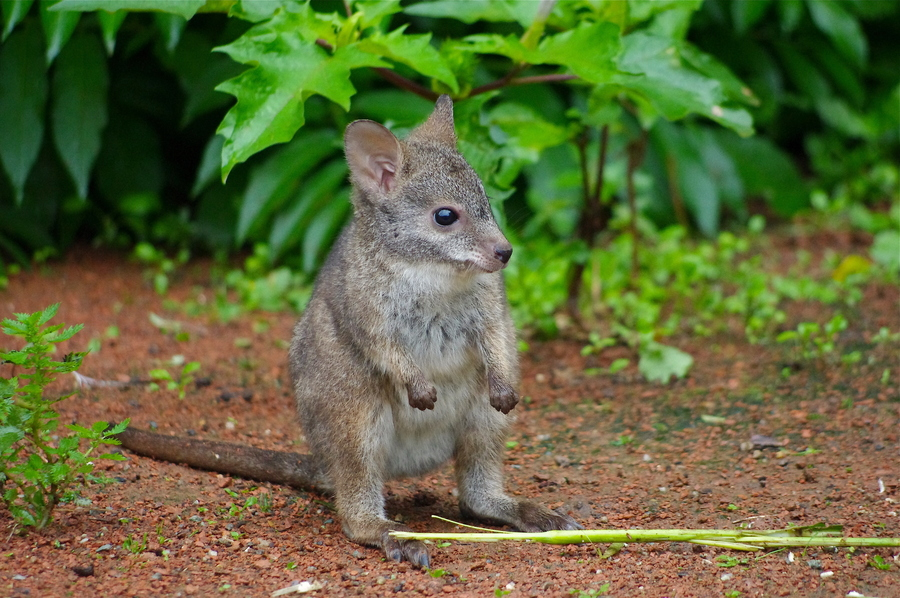
#> input picture wallaby.jpg, 900 x 598 px
$ python pixel.py
#> lines starting #> are read from the running program, lines starting #| are printed output that depends on the picture; after the words box and inside, x2 and y2 are one past the last pixel; in counts of white or black regions, pixels touching at a corner belong together
"""
Pixelates a given image.

Authors: Anil Patel, Onur Talu
"""
import math
import matplotlib.pyplot as plt
import numpy as np
import PIL.Image as Image


def load_img(filename):
    """
    load an image from a file and return it as an array of rgb values.
    """
#> called with filename = 'wallaby.jpg'
    img = Image.open(filename, 'r')
#> img is the input picture: PIL image 900x598 RGB; mean R, G, B 95.9, 104.5, 58.6
    data = np.array(img)
    return data


def get_square(array, row, col, size):
    """
    gets all of the pixels of a supersquare in the array for a given row,
    column, and size for each superpixel.
    """

    # figure out where in the full image array the pixels are
    firstcol = col*size
    firstrow = row*size
    lastcol = firstcol+size
    lastrow = firstrow+size

    # return only those pixels we've determined to be in the desired superpixel
    pixels = array[firstcol:lastcol, firstrow:lastrow, :]
    return pixels


def average_square(pixels):
    """
    Take in a list of pixels and return the average rgb values of the list
    """

    # unpack all values of each color from all pixels
    red = pixels[:, :, 0]
    green = pixels[:, :, 1]
    blue = pixels[:, :, 2]

    # calculate number of pixels being input
    num_pix = red.shape[0]**2

    # sum color values and divide to get the average value
    avg_r = np.sum(red)/num_pix
    avg_g = np.sum(green)/num_pix
    avg_b = np.sum(blue)/num_pix

    return [avg_r, avg_g, avg_b]


def get_pixel(super_pixel):
    """
    creates a superpixel matrix consisting of all the average rgb values
    """

    values = average_square(super_pixel)   # grab average rgb values
    pix = super_pixel.shape[0]             # determine pixel side length
    size = (pix, pix)                       # make a tuple of superpixel size

    # unpack rgb averages
    red_val = values[0]
    green_val = values[1]
    blue_val = values[2]

    # create matrices of superpixel size with all average values
    red_matrix = red_val * np.ones(size)
    green_matrix = green_val * np.ones(size)
    blue_matrix = blue_val * np.ones(size)

    # stack matrices on top of each other
    final = np.dstack((red_matrix, green_matrix, blue_matrix))
    return final


def pixelate_dat_ish(file_name, pixel_size):
    """
    combine all functions into a fully pixelated image
    """
#> called with file_name = 'wallaby.jpg', pixel_size = 25

    array = load_img(file_name)     # create the image array
    size = array.shape              # determine size of the pic
#> size = (598, 900, 3)
    height = size[0]                # height of the pic
#> height = 598
    width = size[1]                 # width of the pic
#> width = 900

    squaresize = pixel_size                    # side length of superpixel
    numcols = math.floor(width/squaresize)     # number of columns rounded down
#> numcols = 36
    numrows = math.floor(height/squaresize)    # number of rows rounded down
#> numrows = 23

    # create an empty array to add to
    pixelated = np.empty((height, width, 3))

    for col in range(0, numcols):
        for row in range(0, numrows):
            pixels = get_square(array, col, row, squaresize)
            super_pixel = get_pixel(pixels)

            firstcol = col*pixel_size
            lastcol = firstcol+pixel_size

            firstrow = row*pixel_size
            lastrow = firstrow+pixel_size
            pixelated[firstrow:lastrow, firstcol:lastcol, :] = super_pixel
#> this loop made 36 passes
#> pass 1, in get_square, `pixels = array[firstcol:lastcol, firstrow:lastrow, :]`:
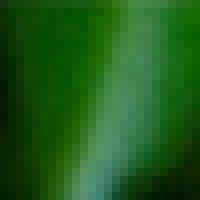
#> pixels: shape (25, 25, 3) (shown 8 times larger); mean R, G, B 29.7, 91.7, 26.6
#> pass 1, in average_square, `red = pixels[:, :, 0]`:
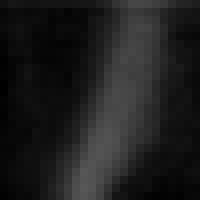
#> red: shape (25, 25) (shown 8 times larger); min 0, max 87, mean 29.7
#> pass 1, in average_square, `green = pixels[:, :, 1]`:
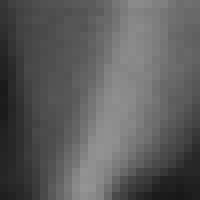
#> green: shape (25, 25) (shown 8 times larger); min 24, max 147, mean 91.7
#> pass 1, in average_square, `blue = pixels[:, :, 2]`:
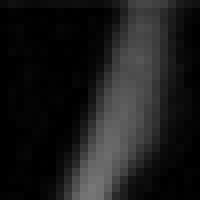
#> blue: shape (25, 25) (shown 8 times larger); min 0, max 119, mean 26.6
#> after the loop:
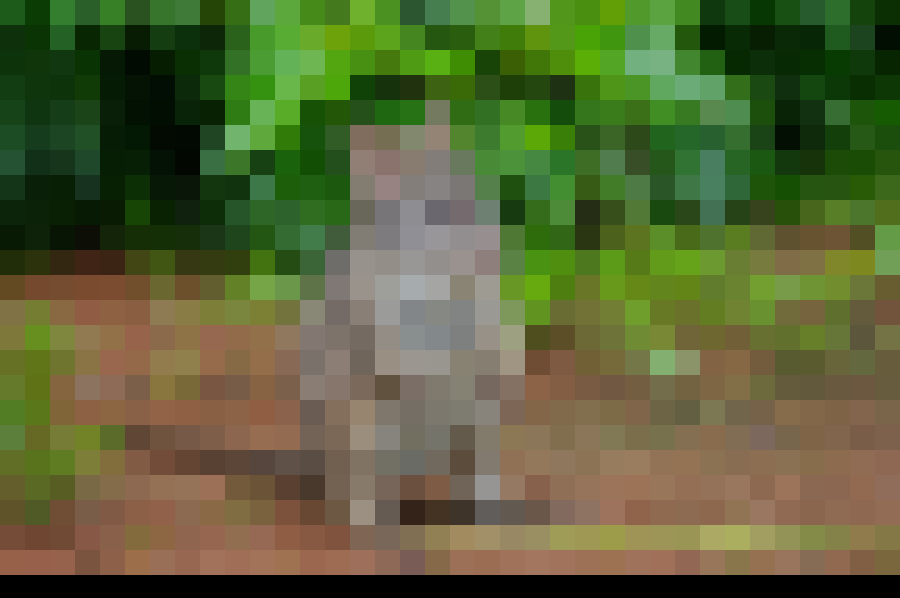
#> pixelated: shape (598, 900, 3) float64; mean R, G, B 89.7, 100, 55.1
#> after the loop:
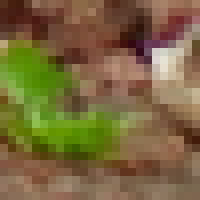
#> pixels: shape (25, 25, 3) (shown 8 times larger); mean R, G, B 122, 103.5, 61.5

    return pixelated


def custom_color(red_val, green_val, blue_val):
    red_matrix = red_val * np.ones((25, 25))
    green_matrix = green_val * np.ones((25, 25))
    blue_matrix = blue_val * np.ones((25, 25))
    final = np.dstack((red_matrix, green_matrix, blue_matrix))
    return final


if __name__ == "__main__":

    x = load_img('wallaby.jpg')
    plt.imshow(x)
    plt.axis('off')
    plt.show()
    """
    x = load_img('wallaby.jpg')
    super_square1 = get_square(x, 1, 1, 25)
    superpixel1 = average_square(super_square1)
    print(average_square(super_square1))
    plt.imshow(get_pixel(super_square1))
    # plt.imshow(x)
    plt.axis('off')
    plt.show()

    """
    image_pix = pixelate_dat_ish('wallaby.jpg', 25)
    plt.imshow(image_pix)
    plt.axis('off')
    plt.savefig("test.png", bbox_inches='tight')
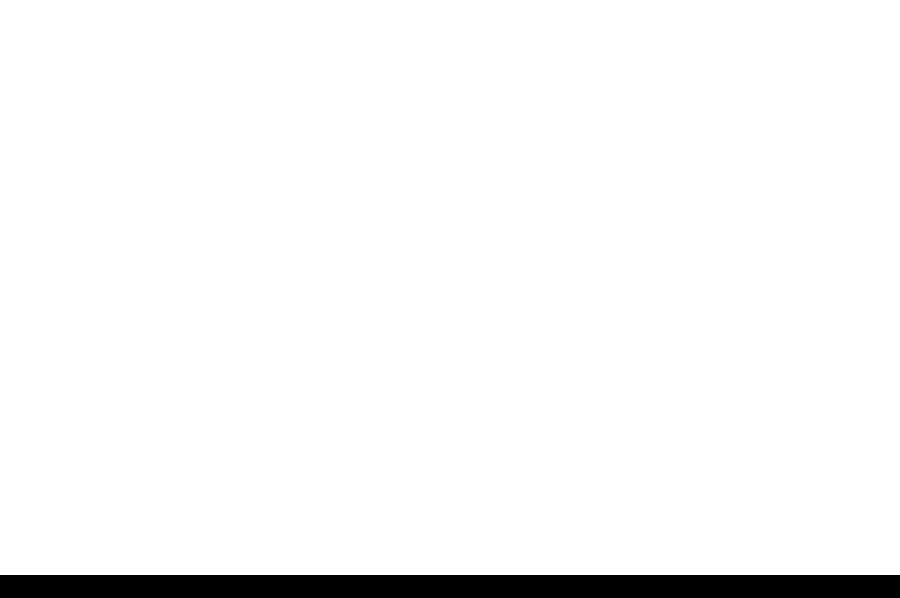
#> shown: shape (598, 900, 3) float64; values 0 (black) and 1 (white), 96.2% white; 1 black region, box (x1, y1, x2, y2) and area: (0, 575, 900, 598) 20700
    plt.show()

$ run again, with lion.jpg copied over wallaby.jpg
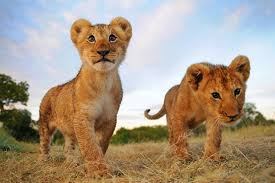
#> input picture lion.jpg, 275 x 183 px
#> in load_img, img is the input picture: PIL image 275x183 RGB; mean R, G, B 168.7, 152.9, 134.7
#> the loop in pixelate_dat_ish, `for col in range(0, numcols):` made 11 passes
#> after the loop in pixelate_dat_ish, `for col in range(0, numcols):`:
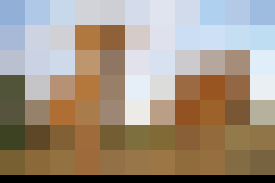
#> pixelated: shape (183, 275, 3) float64; mean R, G, B 162.1, 147.8, 131.7
#> `plt.savefig("test.png", bbox_inches='tight')`:
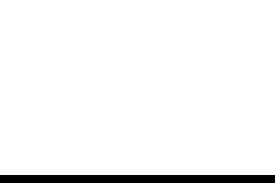
#> shown: shape (183, 275, 3) float64; values 0 (black) and 1 (white), 95.6% white; 1 black region, box (x1, y1, x2, y2) and area: (0, 175, 275, 183) 2200
